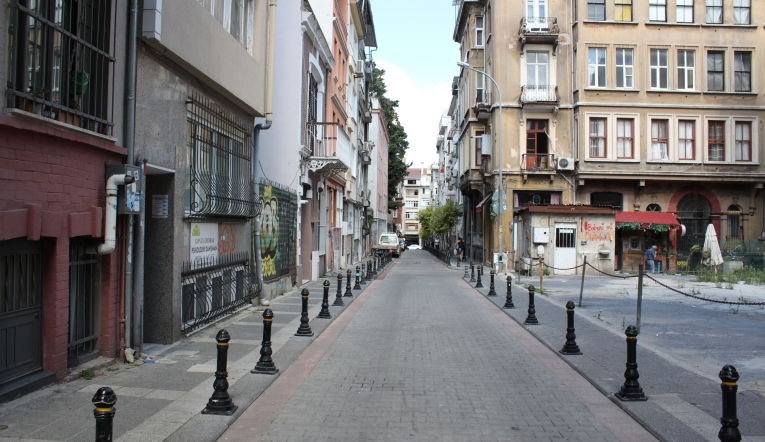
#> input picture ORB/images/sokak.jpeg, 765 x 442 px, found by its file name
$ python genel_karsilastirma.py
#> lines starting #> are read from the running program, lines starting #| are printed output that depends on the picture
import cv2
import matplotlib.pyplot as plt
import numpy as np
import time

# İki görüntüyü oku
img1 = cv2.imread('ORB/images/sokak.jpeg', cv2.IMREAD_GRAYSCALE)
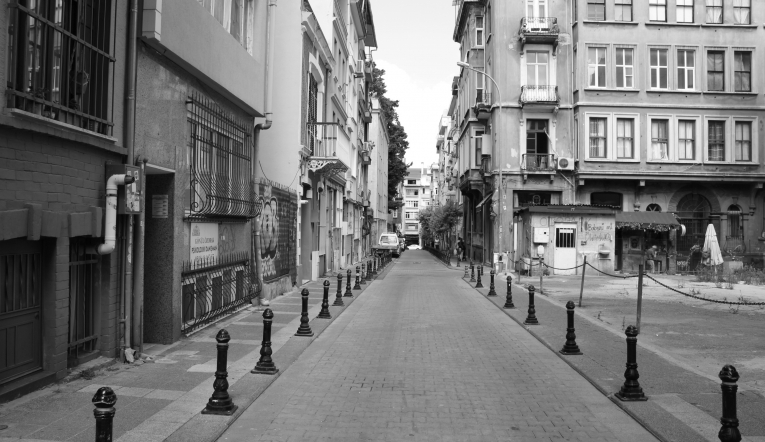
#> img1: shape (442, 765); min 1, max 255, mean 118.4
img2 = cv2.imread('ORB/images/sokak2.jpeg', cv2.IMREAD_GRAYSCALE)
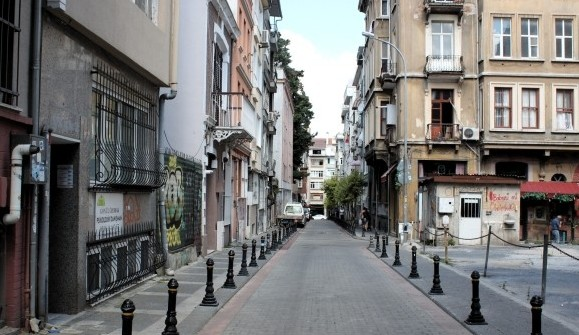
#> input picture ORB/images/sokak2.jpeg, 579 x 335 px, found by its file name
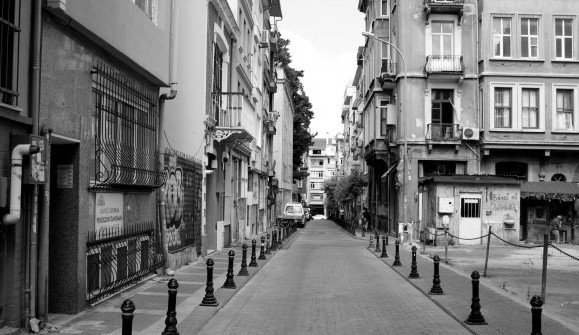
#> img2: shape (335, 579); min 0, max 255, mean 117.4

# Sonuçları kaydetmek için liste
results = []

# 1. SIFT
sift = cv2.SIFT_create()

start_time = time.time()
kp1, des1 = sift.detectAndCompute(img1, None)
#> kp1 = 2704 keypoints; strongest (x, y, size): (683, 227, 2.9), (416, 193, 2.7), (557, 230, 2.3), (565, 240, 11.3)
kp2, des2 = sift.detectAndCompute(img2, None)
#> kp2 = 1977 keypoints; strongest (x, y, size): (321, 163, 2.7), (462, 200, 2.3), (469, 210, 11.2), (299, 92, 3)

bf = cv2.BFMatcher()
matches = bf.knnMatch(des1, des2, k=2)
#> matches = 2704 matches

good_matches = []
for m, n in matches:
    if m.distance < 0.75 * n.distance:
        good_matches.append([m])
#> after the loop, good_matches = 1534 matches

end_time = time.time()

results.append(('SIFT', len(good_matches), end_time - start_time))

img_sift = cv2.drawMatchesKnn(img1, kp1, img2, kp2, good_matches, None, flags=cv2.DrawMatchesFlags_NOT_DRAW_SINGLE_POINTS)
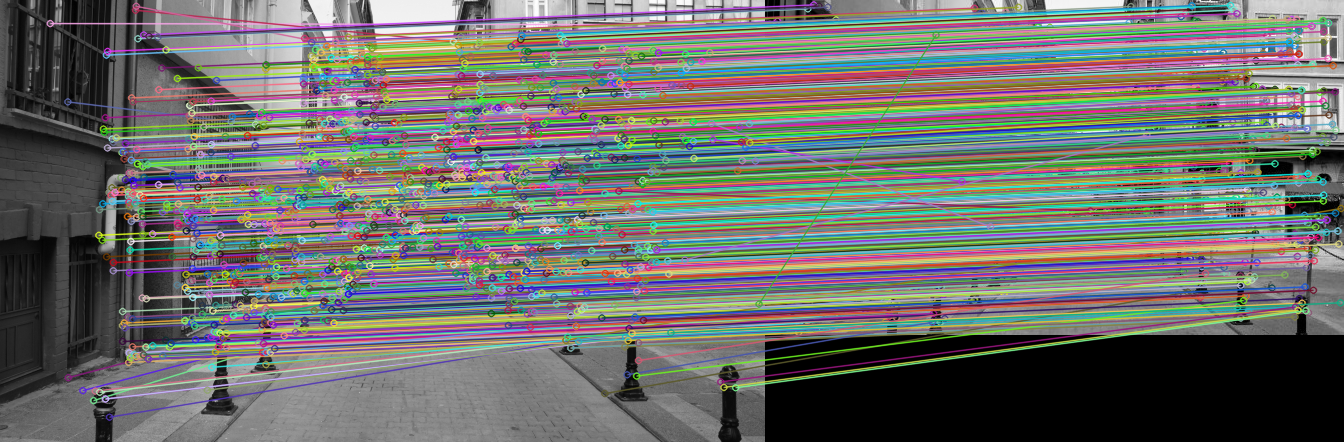
#> img_sift: shape (442, 1344, 3); mean of channels 0, 1, 2 107.3, 111.1, 109.8; drawn as B, G, R

# [22 lines of commented-out code are left out]
orb = cv2.ORB_create()

start_time = time.time()
kp1, des1 = orb.detectAndCompute(img1, None)
#> kp1 = 500 keypoints; strongest (x, y, size): (560, 230, 37.2), (558, 228, 31), (408, 182, 31), (558, 229, 37.2)
kp2, des2 = orb.detectAndCompute(img2, None)
#> kp2 = 500 keypoints; strongest (x, y, size): (464, 200, 37.2), (462, 199, 31), (465, 201, 31), (465, 202, 44.6)

bf = cv2.BFMatcher(cv2.NORM_HAMMING, crossCheck=True)
matches = bf.match(des1, des2)
#> matches = 320 matches

matches = sorted(matches, key=lambda x: x.distance)

end_time = time.time()

results.append(('ORB', len(matches), end_time - start_time))

img_orb = cv2.drawMatches(img1, kp1, img2, kp2, matches[:30], None, flags=cv2.DrawMatchesFlags_NOT_DRAW_SINGLE_POINTS)
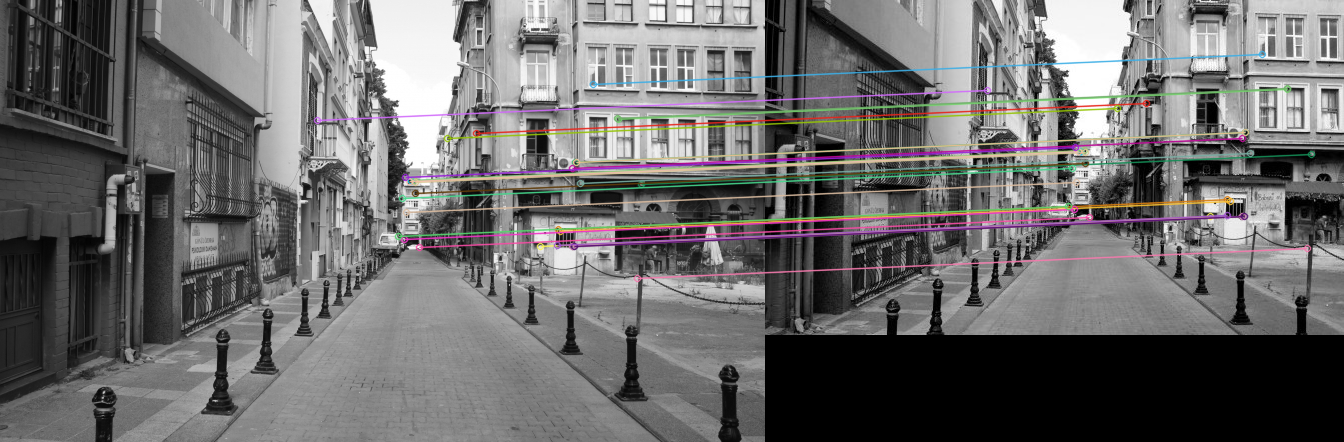
#> img_orb: shape (442, 1344, 3); mean of channels 0, 1, 2 106.8, 106.8, 108; drawn as B, G, R

# Sonuçları yazdır
print("\nSonuçlar:")
for alg, match_count, duration in results:
    print(f"{alg}: {match_count} eşleşme, {duration:.4f} saniye")
#> this loop made 2 passes
#> (alg, match_count, duration) on passes 1 to 2: ('SIFT', 1534, 0.339), ('ORB', 320, 0.0152)
#| SIFT: 1534 eşleşme, 0.3386 saniye
#| ORB: 320 eşleşme, 0.0152 saniye

# Görselleri göster
plt.figure(figsize=(20, 10))

plt.subplot(1, 2, 1)
plt.imshow(img_sift)
plt.title('SIFT Matches')
plt.axis('off')

# [4 lines of commented-out code are left out]

plt.subplot(1, 2, 2)
plt.imshow(img_orb)
plt.title('ORB Matches')
plt.axis('off')

plt.show()
